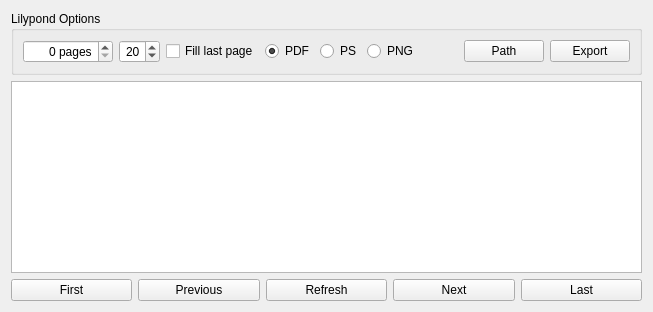
      <widget class="QWidget" name="lilypondTab">
       <attribute name="icon">
        <iconset resource="DrumBurp.qrc">
         <normaloff>:/Icons/Icons/lilypond-icon.png</normaloff>:/Icons/Icons/lilypond-icon.png</iconset>
       </attribute>
       <attribute name="title">
        <string>Lilypond Output</string>
       </attribute>
       <layout class="QVBoxLayout" name="verticalLayout_4">
        <item>
         <widget class="QGroupBox" name="lilypondGroupBox">
          <property name="title">
           <string>Lilypond Options</string>
          </property>
          <layout class="QGridLayout" name="gridLayout">
           <item row="0" column="5">
            <widget class="QRadioButton" name="lilyPngButton">
             <property name="toolTip">
              <string>PNG format</string>
             </property>
             <property name="statusTip">
              <string>Generate PNG output with Lilypond.</string>
             </property>
             <property name="whatsThis">
              <string>&lt;html&gt;&lt;head/&gt;&lt;body&gt;&lt;p&gt;Lilypond can generate output in 3 formats: PDF, PostScript or PNG.&lt;/p&gt;&lt;p&gt;&lt;br/&gt;&lt;/p&gt;&lt;p&gt;Selecting this option will generate PNG output.&lt;/p&gt;&lt;/body&gt;&lt;/html&gt;</string>
             </property>
             <property name="text">
              <string>PNG</string>
             </property>
            </widget>
           </item>
           <item row="0" column="4">
            <widget class="QRadioButton" name="lilyPsButton">
             <property name="toolTip">
              <string>PS format</string>
             </property>
             <property name="statusTip">
              <string>Generate PS output with Lilypond.</string>
             </property>
             <property name="whatsThis">
              <string>&lt;html&gt;&lt;head/&gt;&lt;body&gt;&lt;p&gt;Lilypond can generate output in 3 formats: PDF, PostScript or PNG.&lt;/p&gt;&lt;p&gt;&lt;br/&gt;&lt;/p&gt;&lt;p&gt;Selecting this option will generate PostScript output.&lt;/p&gt;&lt;/body&gt;&lt;/html&gt;</string>
             </property>
             <property name="text">
              <string>PS</string>
             </property>
            </widget>
           </item>
           <item row="0" column="2">
            <widget class="QCheckBox" name="lilyFillButton">
             <property name="toolTip">
              <string>Fill the last page of Lilypond export</string>
             </property>
             <property name="statusTip">
              <string>Fill the last page of Lilypond export</string>
             </property>
             <property name="whatsThis">
              <string>&lt;html&gt;&lt;head/&gt;&lt;body&gt;&lt;p&gt;Lilypond export can be set to fill the last page of the score with music, or to just stop halfway down the page when it runs out of staffs.&lt;/p&gt;&lt;p&gt;&lt;br/&gt;&lt;/p&gt;&lt;p&gt;Check this box to fill the last page of the score.&lt;/p&gt;&lt;/body&gt;&lt;/html&gt;</string>
             </property>
             <property name="text">
              <string>Fill last page</string>
             </property>
            </widget>
           </item>
           <item row="0" column="8">
            <widget class="QPushButton" name="exportLilypondButton">
             <property name="toolTip">
              <string>Export to Lilypond</string>
             </property>
             <property name="statusTip">
              <string>Export &amp; run Lilypond on this score.</string>
             </property>
             <property name="whatsThis">
              <string>&lt;!DOCTYPE HTML PUBLIC &quot;-//W3C//DTD HTML 4.0//EN&quot; &quot;http://www.w3.org/TR/REC-html40/strict.dtd&quot;&gt;
&lt;html&gt;&lt;head&gt;&lt;meta name=&quot;qrichtext&quot; content=&quot;1&quot; /&gt;&lt;style type=&quot;text/css&quot;&gt;
p, li { white-space: pre-wrap; }
&lt;/style&gt;&lt;/head&gt;&lt;body style=&quot; font-family:'MS Shell Dlg 2'; font-size:8pt; font-weight:400; font-style:normal;&quot;&gt;
&lt;p style=&quot; margin-top:0px; margin-bottom:0px; margin-left:0px; margin-right:0px; -qt-block-indent:0; text-indent:0px;&quot;&gt;Export this score to a Lilypond file, and run Lilypond on it.&lt;/p&gt;
&lt;p style=&quot;-qt-paragraph-type:empty; margin-top:0px; margin-bottom:0px; margin-left:0px; margin-right:0px; -qt-block-indent:0; text-indent:0px;&quot;&gt;&lt;br /&gt;&lt;/p&gt;
&lt;p style=&quot; margin-top:0px; margin-bottom:0px; margin-left:0px; margin-right:0px; -qt-block-indent:0; text-indent:0px;&quot;&gt;Lilypond is a TeX based music typesetting system available from &lt;a href=&quot;http://www.lilypond.org&quot;&gt;&lt;span style=&quot; text-decoration: underline; color:#0000ff;&quot;&gt;lilypond.org&lt;/span&gt;&lt;/a&gt;. DrumBurp can export its scores to the Lilypond input format, and run Lilypond on them to generate beautiful notation as output.&lt;/p&gt;&lt;/body&gt;&lt;/html&gt;</string>
             </property>
             <property name="text">
              <string>Export</string>
             </property>
             <property name="icon">
              <iconset resource="DrumBurp.qrc">
               <normaloff>:/Icons/Icons/lilypond-icon.png</normaloff>:/Icons/Icons/lilypond-icon.png</iconset>
             </property>
            </widget>
           </item>
           <item row="0" column="0">
            <widget class="QSpinBox" name="lilyPagesBox">
             <property name="toolTip">
              <string>Number of Lilypond pages</string>
             </property>
             <property name="statusTip">
              <string>Force Lilypond to write this score to a given number of pages. (0 lets Lilypond decide)</string>
             </property>
             <property name="whatsThis">
              <string>&lt;html&gt;&lt;head/&gt;&lt;body&gt;&lt;p&gt;Set this value to force Lilypond export to fit on the given number of pages.&lt;/p&gt;&lt;p&gt;&lt;br/&gt;&lt;/p&gt;&lt;p&gt;If the value is zero then Lilypond will set the score on as many pages as it wants.&lt;/p&gt;&lt;/body&gt;&lt;/html&gt;</string>
             </property>
             <property name="alignment">
              <set>Qt::AlignRight|Qt::AlignTrailing|Qt::AlignVCenter</set>
             </property>
             <property name="suffix">
              <string> pages</string>
             </property>
             <property name="maximum">
              <number>1000</number>
             </property>
            </widget>
           </item>
           <item row="0" column="7">
            <widget class="QPushButton" name="lilypondPathButton">
             <property name="toolTip">
              <string>Set the path to Lilypond</string>
             </property>
             <property name="statusTip">
              <string>Set the path to Lilypond</string>
             </property>
             <property name="whatsThis">
              <string>&lt;html&gt;&lt;head/&gt;&lt;body&gt;&lt;p&gt;DrumBurp uses &lt;a href=&quot;https://www.lilypond.org&quot;&gt;&lt;span style=&quot; text-decoration: underline; color:#0000ff;&quot;&gt;Lilypond&lt;/span&gt;&lt;/a&gt; to generate beautiful notation.&lt;/p&gt;&lt;p&gt;&lt;br/&gt;&lt;/p&gt;&lt;p&gt;To use this feature, you must install Lilypond and tell DrumBurp where to find it. Use this button to set the path to the Lilypond executable. This will be in the usr/bin directory of the Lilypond installation, and it will be called lilypond.exe on Windows, or lilypond on Linux.&lt;/p&gt;&lt;/body&gt;&lt;/html&gt;</string>
             </property>
             <property name="text">
              <string>Path</string>
             </property>
             <property name="icon">
              <iconset resource="DrumBurp.qrc">
               <normaloff>:/Icons/Icons/lilypond-icon.png</normaloff>:/Icons/Icons/lilypond-icon.png</iconset>
             </property>
            </widget>
           </item>
           <item row="0" column="1">
            <widget class="QSpinBox" name="lilypondSize">
             <property name="toolTip">
              <string>Lilypond export size</string>
             </property>
             <property name="statusTip">
              <string>Change the size of Lilypond export.</string>
             </property>
             <property name="whatsThis">
              <string>Lilypond allows one to set a global size which affects how big the staves, notes, and text in a score are. It defaults to 20. By altering this parameter, one can make the output of a Lilypond exported DrumBurp score bigger or smaller.</string>
             </property>
             <property name="alignment">
              <set>Qt::AlignRight|Qt::AlignTrailing|Qt::AlignVCenter</set>
             </property>
             <property name="minimum">
              <number>8</number>
             </property>
             <property name="maximum">
              <number>32</number>
             </property>
             <property name="value">
              <number>20</number>
             </property>
            </widget>
           </item>
           <item row="0" column="6">
            <spacer name="horizontalSpacer_2">
             <property name="orientation">
              <enum>Qt::Horizontal</enum>
             </property>
             <property name="sizeHint" stdset="0">
              <size>
               <width>40</width>
               <height>20</height>
              </size>
             </property>
            </spacer>
           </item>
           <item row="0" column="3">
            <widget class="QRadioButton" name="lilyPdfButton">
             <property name="toolTip">
              <string>PDF format</string>
             </property>
             <property name="statusTip">
              <string>Generate PDF output with Lilypond.</string>
             </property>
             <property name="whatsThis">
              <string>&lt;html&gt;&lt;head/&gt;&lt;body&gt;&lt;p&gt;Lilypond can generate output in 3 formats: PDF, PostScript or PNG.&lt;/p&gt;&lt;p&gt;&lt;br/&gt;&lt;/p&gt;&lt;p&gt;Selecting this option will generate PDF output.&lt;/p&gt;&lt;/body&gt;&lt;/html&gt;</string>
             </property>
             <property name="text">
              <string>PDF</string>
             </property>
             <property name="checked">
              <bool>true</bool>
             </property>
            </widget>
           </item>
          </layout>
         </widget>
        </item>
        <item>
         <widget class="QGraphicsView" name="lilyPreview"/>
        </item>
        <item>
         <widget class="QFrame" name="lilyPreviewControls">
          <property name="frameShape">
           <enum>QFrame::NoFrame</enum>
          </property>
          <property name="frameShadow">
           <enum>QFrame::Raised</enum>
          </property>
          <layout class="QHBoxLayout" name="horizontalLayout">
           <property name="margin">
            <number>0</number>
           </property>
           <item>
            <widget class="QPushButton" name="firstLilyPage">
             <property name="toolTip">
              <string>First page</string>
             </property>
             <property name="statusTip">
              <string>First pagePrevious page of the Lilypond preview</string>
             </property>
             <property name="whatsThis">
              <string>First pagePrevious page of the Lilypond preview</string>
             </property>
             <property name="text">
              <string>First</string>
             </property>
            </widget>
           </item>
           <item>
            <widget class="QPushButton" name="prevLilyPage">
             <property name="toolTip">
              <string>Previous page</string>
             </property>
             <property name="statusTip">
              <string>Previous page of the Lilypond preview</string>
             </property>
             <property name="whatsThis">
              <string>Previous page of the Lilypond preview</string>
             </property>
             <property name="text">
              <string>Previous</string>
             </property>
            </widget>
           </item>
           <item>
            <widget class="QPushButton" name="refreshLilypond">
             <property name="toolTip">
              <string>Preview the Lilypond output.</string>
             </property>
             <property name="statusTip">
              <string>Preview the Lilypond output.</string>
             </property>
             <property name="whatsThis">
              <string>&lt;html&gt;&lt;head/&gt;&lt;body&gt;&lt;p&gt;Press this button to preview the output that Lilypond will generate from the current score, or to refresh the preview.&lt;/p&gt;&lt;/body&gt;&lt;/html&gt;</string>
             </property>
             <property name="text">
              <string>Refresh</string>
             </property>
            </widget>
           </item>
           <item>
            <widget class="QPushButton" name="nextLilyPage">
             <property name="toolTip">
              <string>Next page</string>
             </property>
             <property name="statusTip">
              <string>Next page of the Lilypond preview</string>
             </property>
             <property name="whatsThis">
              <string>Next page of the Lilypond preview</string>
             </property>
             <property name="text">
              <string>Next</string>
             </property>
            </widget>
           </item>
           <item>
            <widget class="QPushButton" name="lastLilyPage">
             <property name="toolTip">
              <string>Last page</string>
             </property>
             <property name="statusTip">
              <string>Last page of the Lilypond preview</string>
             </property>
             <property name="whatsThis">
              <string>Last page of the Lilypond preview</string>
             </property>
             <property name="text">
              <string>Last</string>
             </property>
            </widget>
           </item>
          </layout>
         </widget>
        </item>
       </layout>
      </widget>
